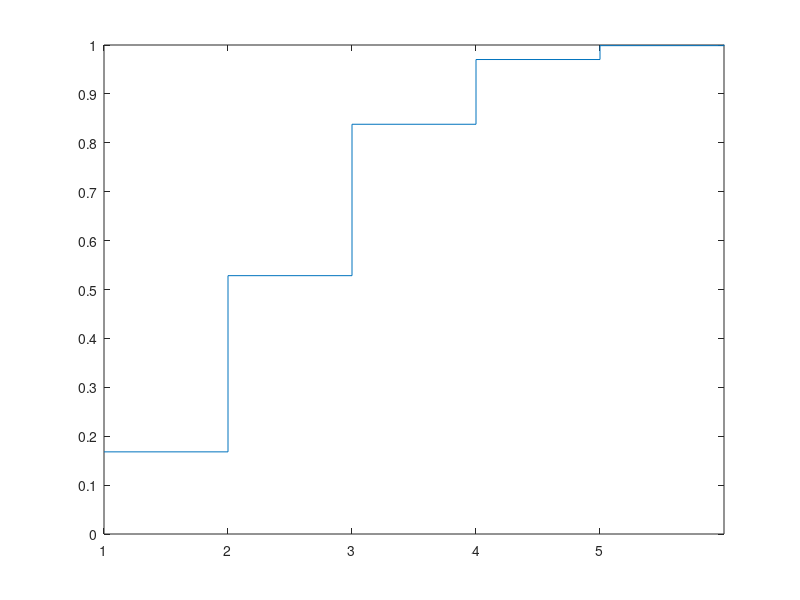

Write the MATLAB code that produced this figure.
% exercicio 4 -> parte 2.2
clear all
% alinea a)

nrexperiencias = 1e6 ;
fprintf("Resultado alinea a) -> \n")
for i = 0:5

    matriz0(i+1) = sum(sum(rand(5,nrexperiencias) < 0.3) == i) / nrexperiencias ;
    fprintf('f(%d)= %1.4f\n',i,matriz0(i+1));
end
stairs(cumsum(matriz0))
ylim([0,1]);
yticks(0:0.1:1);
xticks([0,1,2,3,4,5]);
fprintf('\n');

fprintf("\nProbabilidade de, no máximo, 2 das peças serem defeituosas: ")


    matriz = sum(sum(rand(5,nrexperiencias) < 0.3) <= 2) / nrexperiencias ;
    disp(matriz)
